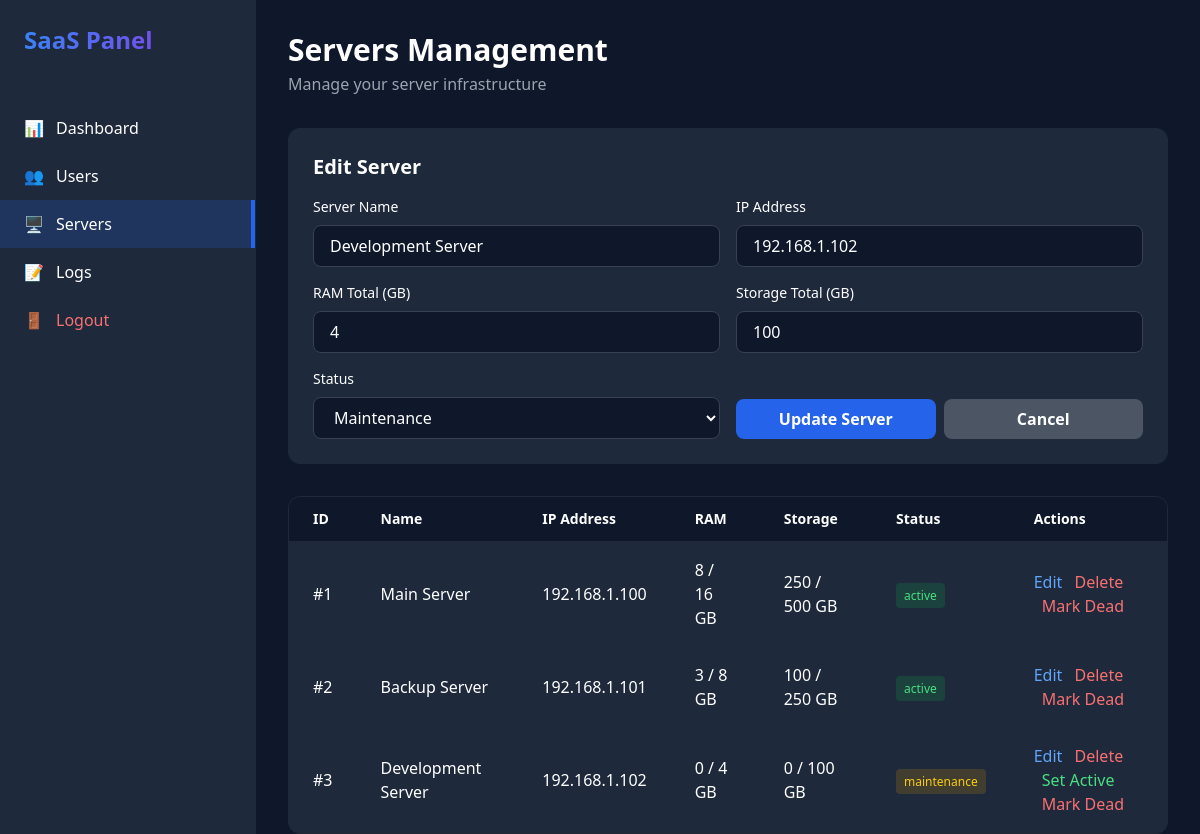
/admin/servers.php?edit=3 (signed in), run on the app's committed database.
### tables this page shows
CREATE TABLE servers (
    id INT AUTO_INCREMENT PRIMARY KEY,
    name VARCHAR(255) NOT NULL,
    ip_address VARCHAR(45) NOT NULL,
    status ENUM('active', 'dead', 'maintenance') DEFAULT 'active',
    ram_total INT DEFAULT 0 COMMENT 'RAM in GB',
    ram_used INT DEFAULT 0,
    storage_total INT DEFAULT 0 COMMENT 'Storage in GB',
    storage_used INT DEFAULT 0,
    last_check TIMESTAMP NULL,
    created_at TIMESTAMP DEFAULT CURRENT_TIMESTAMP,
    INDEX idx_status (status)
);

### admin/servers.php (the view, shortened to what this page needs)
<?php
require_once '../config/db.php';
$servers_query = mysqli_query($conn, "SELECT * FROM servers ORDER BY created_at DESC");
$edit_server = null;
if (isset($_GET['edit'])) {
    $edit_id = (int)$_GET['edit'];
    $result = mysqli_query($conn, "SELECT * FROM servers WHERE id = $edit_id");
    $edit_server = mysqli_fetch_assoc($result);
}
?>
<!DOCTYPE html>
<html lang="en">
<head>
    <script src="https://cdn.tailwindcss.com"></script>
</head>
<body class="bg-[#0f172a] text-white">
    <div class="flex h-screen">
        <div class="w-64 bg-[#1e293b] border-r border-gray-800 fixed h-full">
            <div class="p-6">
                <h2 class="text-2xl font-bold bg-gradient-to-r from-blue-500 to-purple-600 bg-clip-text text-transparent">
                </h2>
            </div>
            <nav class="mt-6">
                <a href="index.php" class="flex items-center px-6 py-3 hover:bg-gray-800 transition">
                    <span class="mr-3">📊</span> Dashboard
                </a>
                <a href="users.php" class="flex items-center px-6 py-3 hover:bg-gray-800 transition">
                    <span class="mr-3">👥</span> Users
                </a>
                <a href="servers.php" class="flex items-center px-6 py-3 bg-blue-600/20 border-r-4 border-blue-600">
                    <span class="mr-3">🖥️</span> Servers
                </a>
                <a href="logs.php" class="flex items-center px-6 py-3 hover:bg-gray-800 transition">
                    <span class="mr-3">📝</span> Logs
                </a>
                <a href="../auth/logout.php" class="flex items-center px-6 py-3 hover:bg-gray-800 transition text-red-400">
                    <span class="mr-3">🚪</span> Logout
                </a>
            </nav>
        </div>
        <div class="flex-1 ml-64 p-8">
            <div class="mb-8">
                <h1 class="text-3xl font-bold">Servers Management</h1>
                <p class="text-gray-400 mt-1">Manage your server infrastructure</p>
            </div>
            <div class="bg-[#1e293b] p-6 rounded-xl border border-gray-800 mb-8">
                <h2 class="text-xl font-semibold mb-4"><?= $edit_server ? 'Edit Server' : 'Add New Server' ?></h2>
                <form method="POST" class="grid md:grid-cols-2 gap-4">
                    <div>
                        <label class="block text-sm mb-2">Server Name</label>
                        <input type="text" name="name" required value="<?= $edit_server['name'] ?? '' ?>"
                               class="w-full px-4 py-2 bg-[#0f172a] border border-gray-700 rounded-lg focus:outline-none focus:border-blue-500">
                    </div>
                    <div>
                        <label class="block text-sm mb-2">IP Address</label>
                        <input type="text" name="ip_address" required value="<?= $edit_server['ip_address'] ?? '' ?>"
                               class="w-full px-4 py-2 bg-[#0f172a] border border-gray-700 rounded-lg focus:outline-none focus:border-blue-500">
                    </div>
                    <div>
                        <label class="block text-sm mb-2">RAM Total (GB)</label>
                        <input type="number" name="ram_total" required value="<?= $edit_server['ram_total'] ?? 0 ?>"
                               class="w-full px-4 py-2 bg-[#0f172a] border border-gray-700 rounded-lg focus:outline-none focus:border-blue-500">
                    </div>
                    <div>
                        <label class="block text-sm mb-2">Storage Total (GB)</label>
                        <input type="number" name="storage_total" required value="<?= $edit_server['storage_total'] ?? 0 ?>"
                               class="w-full px-4 py-2 bg-[#0f172a] border border-gray-700 rounded-lg focus:outline-none focus:border-blue-500">
                    </div>
                    <div>
                        <label class="block text-sm mb-2">Status</label>
                        <select name="status" class="w-full px-4 py-2 bg-[#0f172a] border border-gray-700 rounded-lg focus:outline-none focus:border-blue-500">
                            <option value="maintenance" <?= ($edit_server['status'] ?? '') == 'maintenance' ? 'selected' : '' ?>>Maintenance</option>
                        </select>
                    </div>
                    <div class="flex items-end">
                        <button type="submit" class="w-full bg-blue-600 hover:bg-blue-700 py-2 rounded-lg font-semibold transition">
                            <?= $edit_server ? 'Update Server' : 'Add Server' ?>
                        </button>
                        <?php if ($edit_server): ?>
                            <a href="servers.php" class="ml-2 w-full bg-gray-600 hover:bg-gray-700 py-2 rounded-lg font-semibold transition text-center">
                                Cancel
                            </a>
                        <?php endif; ?>
                    </div>
                </form>
            </div>
            <div class="bg-[#1e293b] rounded-xl border border-gray-800 overflow-hidden">
                <table class="w-full">
                    <thead class="bg-[#0f172a] border-b border-gray-800">
                        <tr>
                            <th class="px-6 py-3 text-left text-sm font-semibold">ID</th>
                            <th class="px-6 py-3 text-left text-sm font-semibold">Name</th>
                            <th class="px-6 py-3 text-left text-sm font-semibold">IP Address</th>
                            <th class="px-6 py-3 text-left text-sm font-semibold">RAM</th>
                            <th class="px-6 py-3 text-left text-sm font-semibold">Storage</th>
                            <th class="px-6 py-3 text-left text-sm font-semibold">Status</th>
                            <th class="px-6 py-3 text-left text-sm font-semibold">Actions</th>
                        </tr>
                    </thead>
                    <tbody>
                        <?php while ($server = mysqli_fetch_assoc($servers_query)): ?>
                        <tr class="border-b border-gray-800 hover:bg-gray-800/50 transition">
                            <td class="px-6 py-4">#<?= $server['id'] ?></td>
                            <td class="px-6 py-4 font-medium"><?= htmlspecialchars($server['name']) ?></td>
                            <td class="px-6 py-4"><?= htmlspecialchars($server['ip_address']) ?></td>
                            <td class="px-6 py-4"><?= $server['ram_used'] ?> / <?= $server['ram_total'] ?> GB</td>
                            <td class="px-6 py-4"><?= $server['storage_used'] ?> / <?= $server['storage_total'] ?> GB</td>
                            <td class="px-6 py-4">
                                <span class="px-2 py-1 rounded text-xs <?=
                                    $server['status'] == 'active' ? 'bg-green-600/20 text-green-400' :
                                    ($server['status'] == 'dead' ? 'bg-red-600/20 text-red-400' : 'bg-yellow-600/20 text-yellow-400') ?>">
                                    <?= $server['status'] ?>
                                </span>
                            </td>
                            <td class="px-6 py-4 space-x-2">
                                <a href="?edit=<?= $server['id'] ?>" class="text-blue-400 hover:text-blue-300">Edit</a>
                                <a href="?delete=<?= $server['id'] ?>" class="text-red-400 hover:text-red-300" onclick="return confirm('Delete this server?')">Delete</a>
                                <?php if ($server['status'] != 'active'): ?>
                                    <a href="?status=active&id=<?= $server['id'] ?>" class="text-green-400 hover:text-green-300">Set Active</a>
                                <?php endif; ?>
                                <?php if ($server['status'] != 'dead'): ?>
                                    <a href="?status=dead&id=<?= $server['id'] ?>" class="text-red-400 hover:text-red-300">Mark Dead</a>
                                <?php endif; ?>
                            </td>
                        </tr>
                        <?php endwhile; ?>
                    </tbody>
                </table>
            </div>
        </div>
    </div>
</body>
</html>

### data on the page
servers: name "Development Server", ip_address "192.168.1.102", ram_total "4", storage_total "100", status "Maintenance", id "3", ram_used "0", storage_used "0", status "maintenance"
servers: id "1", name "Main Server", ip_address "192.168.1.100", ram_used "8", ram_total "16", storage_used "250", storage_total "500", status "active"
servers: id "2", name "Backup Server", ip_address "192.168.1.101", ram_used "3", ram_total "8", storage_used "100", storage_total "250", status "active"
